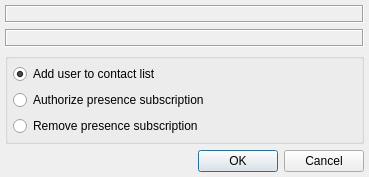
<?xml version="1.0" encoding="UTF-8"?>
<ui version="4.0">
 <class>SubscriptionDialogClass</class>
 <widget class="QDialog" name="SubscriptionDialogClass">
  <property name="geometry">
   <rect>
    <x>0</x>
    <y>0</y>
    <width>369</width>
    <height>173</height>
   </rect>
  </property>
  <layout class="QVBoxLayout" name="lytMainLayout">
   <property name="margin">
    <number>5</number>
   </property>
   <item>
    <widget class="QLabel" name="lblNotify">
     <property name="frameShape">
      <enum>QFrame::Box</enum>
     </property>
     <property name="frameShadow">
      <enum>QFrame::Sunken</enum>
     </property>
     <property name="text">
      <string/>
     </property>
     <property name="textFormat">
      <enum>Qt::PlainText</enum>
     </property>
     <property name="alignment">
      <set>Qt::AlignCenter</set>
     </property>
     <property name="wordWrap">
      <bool>true</bool>
     </property>
    </widget>
   </item>
   <item>
    <widget class="QLabel" name="lblMessage">
     <property name="frameShape">
      <enum>QFrame::Box</enum>
     </property>
     <property name="frameShadow">
      <enum>QFrame::Sunken</enum>
     </property>
     <property name="textFormat">
      <enum>Qt::PlainText</enum>
     </property>
     <property name="wordWrap">
      <bool>true</bool>
     </property>
     <property name="textInteractionFlags">
      <set>Qt::NoTextInteraction</set>
     </property>
    </widget>
   </item>
   <item>
    <widget class="QGroupBox" name="grbActions">
     <property name="sizePolicy">
      <sizepolicy hsizetype="Preferred" vsizetype="Expanding">
       <horstretch>0</horstretch>
       <verstretch>0</verstretch>
      </sizepolicy>
     </property>
     <property name="title">
      <string/>
     </property>
     <layout class="QVBoxLayout" name="lytActionsLayout">
      <property name="margin">
       <number>5</number>
      </property>
      <item>
       <widget class="QRadioButton" name="rbtAddToRoster">
        <property name="text">
         <string>Add user to contact list</string>
        </property>
        <property name="checked">
         <bool>true</bool>
        </property>
       </widget>
      </item>
      <item>
       <widget class="QRadioButton" name="rbtSendAndRequest">
        <property name="text">
         <string>Authorize presence subscription</string>
        </property>
        <property name="checked">
         <bool>false</bool>
        </property>
       </widget>
      </item>
      <item>
       <widget class="QRadioButton" name="rbtRemoveAndRefuse">
        <property name="text">
         <string>Remove presence subscription</string>
        </property>
       </widget>
      </item>
     </layout>
    </widget>
   </item>
   <item>
    <widget class="QDialogButtonBox" name="btbDialogButtons">
     <property name="standardButtons">
      <set>QDialogButtonBox::Cancel|QDialogButtonBox::Ok</set>
     </property>
    </widget>
   </item>
  </layout>
  <zorder>lblNotify</zorder>
  <zorder>btbDialogButtons</zorder>
  <zorder>lblMessage</zorder>
  <zorder>grbActions</zorder>
 </widget>
 <layoutdefault spacing="6" margin="11"/>
 <resources/>
 <connections/>
</ui>
